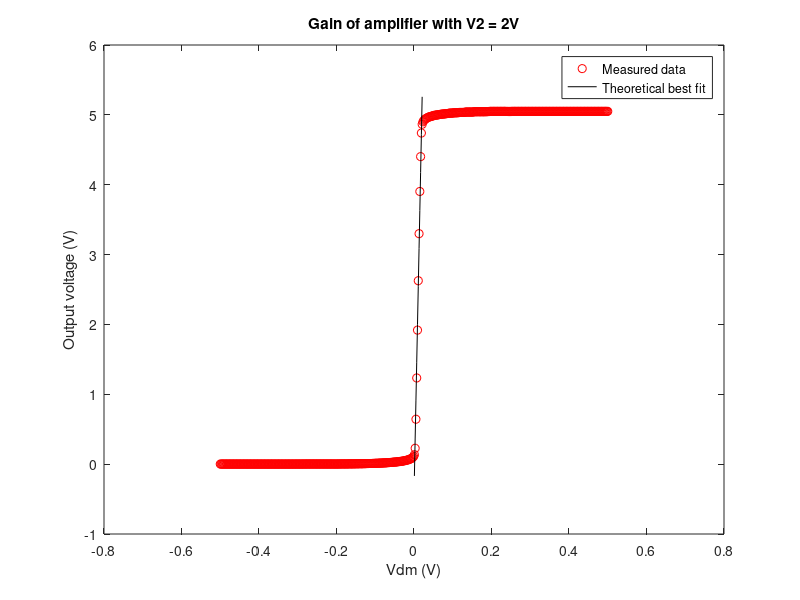

Here is the MATLAB script that generated this plot: (Note: this script raises an error after producing the figure.)
%% Lab 9 experiment 2
% You should try to get several points in the high-gain region. 
% Fit a straight line to the steep part of the curve and determine
% the differential-mode voltage gain of your circuit from the slope
% of the best-fit line. In your report, include a plot showing Vout
% versus Vdm along with the best-fit line

load exp2IoutSweepVout.csv
load exp2IoutSweepVdm.csv
load exp2V1V2Diff.csv
load exp2VdmSweep.csv
load exp2Vout_V2_2V.csv
load exp2VoutSweep.csv

P = polyfit(exp2V1V2Diff(251:261),exp2Vout_V2_2V(251:261),1);
yfit = P(1)*exp2V1V2Diff(251:261)+P(2);

figure
plot(exp2V1V2Diff, exp2Vout_V2_2V, 'ro')
hold on
plot(exp2V1V2Diff(251:261),yfit, 'k')
xlabel('Vdm (V)')
ylabel('Output voltage (V)')
legend('Measured data', 'Theoretical best fit')
title('Gain of amplifier with V2 = 2V')

% Next, set the differential-mode input voltage to zero and measure the 
% current flowing into the output of the amplifier as you sweep Vout from 
% one rail to the other. Fit a straight line to the shallow part of this
% output current–voltage characteristic, which should correspond
% to the range of output voltages over which the gain of the circuit is
% large, and determine the incremental output resistance of the circuit 
% from the slope of the best-fit line. In your report, include a plot showing
% the output current-voltage characteristic along with the best-fit line.

P1 = polyfit(exp2VoutSweep(100:400),exp2IoutSweepVout(100:400),1);
yfit1 = P1(1)*exp2VoutSweep(100:400)+P1(2);

figure 
limits = [0, 5, 1e-7, 1e-5]
semilogy(exp2VoutSweep, exp2IoutSweepVout, 'ro')
hold on
semilogy(exp2VoutSweep(100:400), yfit1, 'b', 'linewidth', 3)
xlabel('Output voltage (V)')
ylabel('Output current (A)')
title('Iout vs Vout')
legend('Measured data', 'Best fit line')
title('Output voltage-current characteristics')

% Finally, fix the output voltage somewhere in the range of output voltages
% for which the circuit’s gain is large and measure the current flowing out
% of the amplifier as you sweep Vdm around  around zero. You should sweep 
% Vdm over a sufficiently large range that Iout saturates both
% for positive and for negative values of Vdm. 

%  Fit a straight line to the curve around where Vdm = 0 and extract a
% value of the incremental transconductance gain of the circuit with the
% output voltage fixed from the slope of the best-fit line. Also, record
%the limiting values of Iout in both the positive and the negative 
% directions. In your report, include a plot showing Iout versus Vdm along
%with the best-fit line.